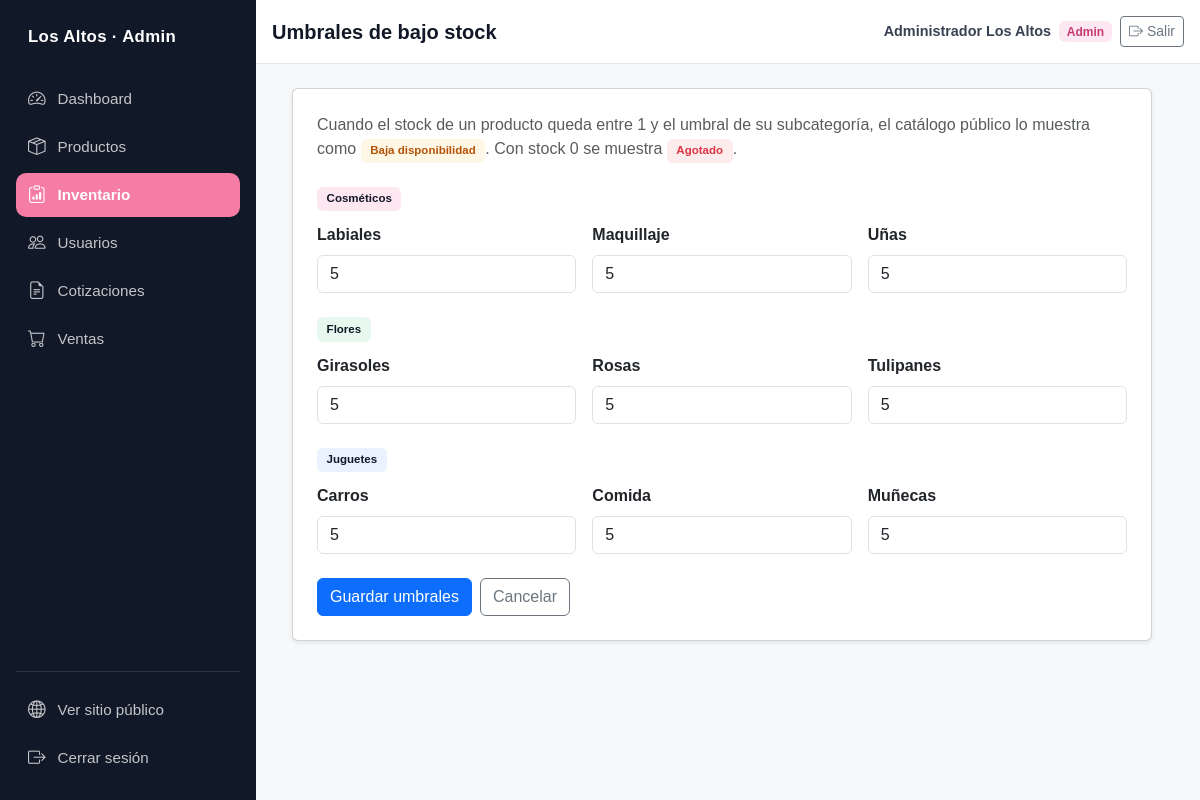
Page /admin/inventory/thresholds (signed in) on the committed database.
### app/models/user.py (models this page shows, shortened)
class User(UserMixin, db.Model):
    __tablename__ = "users"
    id = db.Column(db.Integer, primary_key=True)
    username = db.Column(db.String(50), unique=True, nullable=False)
    full_name = db.Column(db.String(120), nullable=False)
    role = db.Column(db.String(20), nullable=False, default=ROLE_SELLER)
    is_active = db.Column(db.Boolean, nullable=False, default=True)
    password_hash = db.Column(db.String(255), nullable=False)
    def is_admin(self):
        return self.role == ROLE_ADMIN

### app/models/category.py (models this page shows, shortened)
class Category(db.Model):
    __tablename__ = "categories"
    id = db.Column(db.Integer, primary_key=True)
    name = db.Column(db.String(50), unique=True, nullable=False)
    slug = db.Column(db.String(30), unique=True, nullable=False)
    subcategories = db.relationship(
        "Subcategory", back_populates="category", order_by="Subcategory.name"
    )

class Subcategory(db.Model):
    __tablename__ = "subcategories"
    id = db.Column(db.Integer, primary_key=True)
    name = db.Column(db.String(50), nullable=False)
    category_id = db.Column(db.Integer, db.ForeignKey("categories.id"), nullable=False)
    low_stock_threshold = db.Column(db.Integer, nullable=False, default=5)
    category = db.relationship("Category", back_populates="subcategories")
    products = db.relationship("Product", back_populates="subcategory")
    __table_args__ = (
        db.UniqueConstraint("category_id", "name", name="uq_subcategory_per_category"),
    )

### app/blueprints/admin/routes.py (the view, shortened to what this page needs)
@admin_bp.route("/inventory/thresholds", methods=["GET", "POST"])
@login_required
@admin_required
def inventory_thresholds():
    form = ThresholdsForm()
    return render_template(
        "admin/inventory/thresholds.html",
        categories=inventory_service.get_subcategories_grouped(),
        form=form,
    )

### app/blueprints/admin/forms.py
class ThresholdsForm(FlaskForm):
    """Formulario vacío: aporta el token CSRF a la pantalla de
    umbrales, cuyos campos se generan dinámicamente por
    subcategoría en el template."""

### app/services/inventory_service.py (called while the page is built)
def get_subcategories_grouped():
    from app.models.category import Category
    return Category.query.order_by(Category.name).all()

### app/templates/admin/inventory/thresholds.html (shortened to what this page needs)
{% extends "admin/base_admin.html" %}
{% block page_title %}Umbrales de bajo stock{% endblock %}
{% block admin_content %}
<div class="container-xl">
  <div class="card shadow-sm admin-form-card">
    <div class="card-body p-4">
      <p class="text-muted">
        Cuando el stock de un producto queda entre 1 y el umbral de su
        subcategoría, el catálogo público lo muestra como
        <span class="badge availability-badge availability-badge--baja">Baja disponibilidad</span>.
        Con stock 0 se muestra
        <span class="badge availability-badge availability-badge--agotado">Agotado</span>.
      </p>
      <form method="post" novalidate>
        {% for category in categories %}
          <h2 class="admin-section-title mt-4">
            <span class="badge category-chip category-chip--{{ category.slug }}">{{ category.name }}</span>
          </h2>
          <div class="row g-3">
            {% for subcategory in category.subcategories %}
              <div class="col-6 col-md-4">
                <label class="form-label fw-semibold" for="threshold-{{ subcategory.id }}">
                  {{ subcategory.name }}
                </label>
                <input type="number"
                       class="form-control"
                       id="threshold-{{ subcategory.id }}"
                       name="threshold-{{ subcategory.id }}"
                       value="{{ subcategory.low_stock_threshold }}"
                       min="0"
                       required>
              </div>
            {% endfor %}
          </div>
        {% endfor %}
        <div class="d-flex flex-wrap gap-2 mt-4">
          <button type="submit" class="btn btn-primary">Guardar umbrales</button>
          <a class="btn btn-outline-secondary" href="{{ url_for('admin.inventory_list') }}">Cancelar</a>
        </div>
      </form>
    </div>
  </div>
</div>
{% endblock %}

### app/templates/admin/base_admin.html (shortened to what this page needs)
<!doctype html>
<html lang="es">
<head>
  <link href="https://cdn.jsdelivr.net/npm/bootstrap@5.3.3/dist/css/bootstrap.min.css" rel="stylesheet">
  <link href="https://cdn.jsdelivr.net/npm/bootstrap-icons@1.11.3/font/bootstrap-icons.min.css" rel="stylesheet">
  <link rel="stylesheet" href="{{ url_for('static', filename='css/styles.css') }}">
  <link rel="stylesheet" href="{{ url_for('static', filename='css/admin.css') }}">
</head>
<body class="admin-body">
  <div class="admin-layout">
    <aside class="offcanvas-lg offcanvas-start admin-sidebar"
           tabindex="-1"
           id="adminSidebar"
           aria-label="Navegación administrativa">
      <div class="offcanvas-body admin-sidebar__body">
        <span class="admin-sidebar__brand d-none d-lg-block">Los Altos · Admin</span>
        <nav class="admin-sidebar__nav" aria-label="Módulos del sistema">
          <a class="admin-sidebar__link {% if request.endpoint == 'admin.dashboard' %}active{% endif %}"
             href="{{ url_for('admin.dashboard') }}">
            <i class="bi bi-speedometer2"></i>
            <span>Dashboard</span>
          </a>
          <a class="admin-sidebar__link {% if request.endpoint and request.endpoint.startswith('admin.product') %}active{% endif %}"
             href="{{ url_for('admin.products_list') }}">
            <i class="bi bi-box-seam"></i>
            <span>Productos</span>
          </a>
          <a class="admin-sidebar__link {% if request.endpoint and request.endpoint.startswith('admin.inventory') %}active{% endif %}"
             href="{{ url_for('admin.inventory_list') }}">
            <i class="bi bi-clipboard-data"></i>
            <span>Inventario</span>
          </a>
          <a class="admin-sidebar__link {% if request.endpoint and request.endpoint.startswith('admin.user') %}active{% endif %}"
             href="{{ url_for('admin.users_list') }}">
            <i class="bi bi-people"></i>
            <span>Usuarios</span>
          </a>
          <a class="admin-sidebar__link {% if request.endpoint and request.endpoint.startswith('sales.quote') %}active{% endif %}"
             href="{{ url_for('sales.quotes_list') }}">
            <i class="bi bi-file-earmark-text"></i>
            <span>Cotizaciones</span>
          </a>
          <a class="admin-sidebar__link {% if request.endpoint and request.endpoint.startswith('sales.') and not request.endpoint.startswith('sales.quote') %}active{% endif %}"
             href="{{ url_for('sales.panel') }}">
            <i class="bi bi-cart"></i>
            <span>Ventas</span>
          </a>
        </nav>
        <div class="admin-sidebar__footer">
          <a class="admin-sidebar__link" href="{{ url_for('public.home') }}">
            <i class="bi bi-globe2"></i>
            <span>Ver sitio público</span>
          </a>
          <a class="admin-sidebar__link" href="{{ url_for('auth.logout') }}">
            <i class="bi bi-box-arrow-right"></i>
            <span>Cerrar sesión</span>
          </a>
        </div>
      </div>
    </aside>
    <div class="admin-main">
      <header class="admin-header">
        <h1 class="admin-header__title">{% block page_title %}Panel Administrativo{% endblock %}</h1>
        <div class="admin-header__user">
          <span class="admin-header__name d-none d-sm-inline">{{ current_user.full_name }}</span>
          <span class="badge admin-role-badge">{{ current_user.role }}</span>
          <a class="btn btn-outline-secondary btn-sm"
             href="{{ url_for('auth.logout') }}"
             title="Cerrar sesión">
            <i class="bi bi-box-arrow-right"></i><span class="d-none d-sm-inline ms-1">Salir</span>
          </a>
        </div>
      </header>
      <main class="admin-content">
        {% block admin_content %}{% endblock %}
      </main>
    </div>
  </div>
</body>
</html>

### app/static/css/styles.css (style rules this page uses)
:root { --la-brand: #F57DA5; --la-brand-hover: #D94F82; --la-brand-active: #C73A70; --la-brand-soft: #FDE8F1; --la-brand-border: #F7BBD2; --la-bg: #F7F8FA; --la-surface: #FFFFFF; --la-surface-alt: #F3F4F6; --la-border: #E5E7EB; --la-text: #374151; --la-text-muted: #6B7280; --la-carbon: #111827; --la-category-cosmetics: #F57DA5; --la-category-cosmetics-soft: #FDE8F1; --la-category-toys: #3D8DDF; --la-category-toys-soft: #E8F3FF; --la-category-flowers: #4CAF6F; --la-category-flowers-soft: #E9F8EF; --la-success: #198754; --la-success-soft: #EAF7EF; --la-warning: #F59E0B; --la-warning-soft: #FFF7E6; --la-danger: #DC3545; --la-danger-soft: #FDECEC; --la-info: #0EA5E9; --la-info-soft: #EAF6FD; --la-disabled: #E5E7EB; --la-disabled-soft: #F3F4F6; --la-primary: var(--la-brand); --la-primary-hover: var(--la-brand-hover); --la-secondary-bg: var(--la-surface); --la-secondary-border: var(--la-border); --la-link: var(--la-brand-hover); --la-focus-ring: #F57DA73D; --la-card-border: var(--la-border); --la-sidebar-bg: var(--la-carbon); --la-sidebar-active: var(--la-brand); }
body { font-family: Arial, Helvetica, sans-serif; background-color: var(--la-bg); color: var(--la-text); }
:root { --la-rosa: #F57DA5; --la-rosa-hover: #DD5C8F; --la-rosa-suave: #FDE7F0; --la-carbon: #111827; --la-texto: #374151; --la-secundario: #6B7280; --la-linea: #E5E7EB; --la-fondo: #F7F8FA; --la-blanco: #FFFFFF; --la-cosmeticos: #F57DA5; --la-cosmeticos-suave: #FDE7F0; --la-juguetes: #3B82F6; --la-juguetes-suave: #EAF3FF; --la-flores: #22C55E; --la-flores-suave: #EAF8EF; --la-exito: #198754; --la-advertencia: #F59E0B; --la-error: #DC3545; }
.admin-role-badge { background-color: var(--la-brand-soft); color: var(--la-brand-active); font-weight: 700; text-transform: capitalize; }

### rows in the picture
User: full_name "Administrador Los Altos", role "Admin"
Category: name "Cosméticos"
Subcategory: name "Labiales", low_stock_threshold "5"
Subcategory: name "Maquillaje", low_stock_threshold "5"
Subcategory: name "Uñas", low_stock_threshold "5"
Category: name "Flores"
Subcategory: name "Girasoles", low_stock_threshold "5"
Subcategory: name "Rosas", low_stock_threshold "5"
Subcategory: name "Tulipanes", low_stock_threshold "5"
Category: name "Juguetes"
Subcategory: name "Carros", low_stock_threshold "5"
Subcategory: name "Comida", low_stock_threshold "5"
Subcategory: name "Muñecas", id "5"
